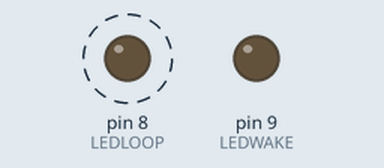
This sketch was run on a simulated Arduino Uno, built for the host (arithmetic inside an expression is 32-bit, double 64-bit). Shown: output pins drawn as LEDs (lit = HIGH). Dashed ring = blinking.

Above: at 0.05 s.
Timing chart, 0 to 3.0 s (numbered marks = the images above):
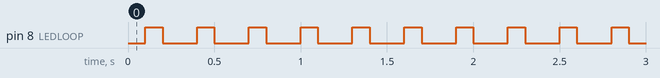

The sketch:

gammon_btn.ino
```cpp
#include <avr/sleep.h>

const byte LEDLOOP = 8;
const byte LEDWAKE = 9;

ISR (PCINT1_vect)
 {
 // handle pin change interrupt for A0 to A5 here

 // toggle LED
 digitalWrite (LEDWAKE, !digitalRead (LEDWAKE));
 }  // end of PCINT1_vect

void setup ()
  {
  pinMode (LEDWAKE, OUTPUT);
  pinMode (LEDLOOP, OUTPUT);
  digitalWrite (A0, HIGH);  // enable pull-up

  // pin change interrupt
  PCMSK1 |= bit (PCINT8);  // want pin A0
  PCIFR  |= bit (PCIF1);   // clear any outstanding interrupts
  PCICR  |= bit (PCIE1);   // enable pin change interrupts for A0 to A5

  }  // end of setup

void loop ()
{

  set_sleep_mode (SLEEP_MODE_PWR_DOWN);
  sleep_mode ();

  // flash to indicate we got out of sleep
  digitalWrite (LEDLOOP, HIGH);
  delay (100);
  digitalWrite (LEDLOOP, LOW);
  delay (100);

  } // end of loop
```

Measured:
- by itself, pin 8 (LEDLOOP): alternates HIGH for 0.10 s and LOW for 0.20 s
